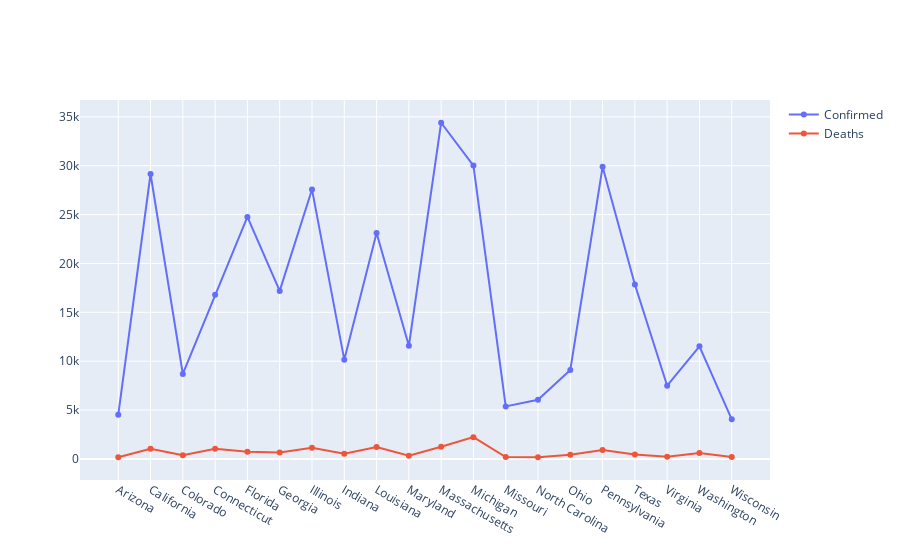

Notebook source saved alongside this figure:
### Code cell
import pandas as pd
import matplotlib
import matplotlib.pyplot as plt
# import numpy as np
import plotly.express as px
import plotly.graph_objects as go
covid_data = pd.read_csv('D:/Cloud/Nastya/IT/python/COVID-19-master/csse_covid_19_data/csse_covid_19_daily_reports/04-17-2020.csv')
# covid_data2 = pd.read_csv('https://raw.githubusercontent.com/CSSEGISandData/COVID-19/master/csse_covid_19_data/csse_covid_19_daily_reports/03-18-2020.csv')
ex1 = covid_data.head() # 1ex.
ex2 = covid_data.groupby('Country_Region').sum() # 2ex - the latest number of confirmed, deaths, recovered and active cases Country wise
# ex3 = covid_data.groupby(['Country_Region', 'Province_State']).sum()[['Deaths','Recovered']] # 3ex - the latest number of confirmed deaths and recovered people Country/Region - Province/State wise
# ex4 = covid_data.loc[covid_data['Country_Region']=='China'].groupby(['Province_State']).sum()[['Confirmed','Deaths','Recovered']] # 4ex - the Chinese province wise cases of confirmed, deaths and recovered cases
# ex5 = covid_data.groupby('Country_Region').sum()['Deaths'] # 5ex - the latest country wise deaths cases
# ex6 = covid_data.loc[covid_data['Recovered']==0].groupby(['Country_Region']) #6ex - list countries with no cases recovered
# ex7 = covid_data.loc[(covid_data['Deaths'] == covid_data['Confirmed']) & (covid_data['Confirmed'] > 0)] # 7ex - list countries with all cases died
# ex8 = covid_data.loc[(covid_data['Recovered'] == covid_data['Confirmed']) & (covid_data['Confirmed'] > 0)] # 8ex - list countries with all cases recovered
# ex9 = covid_data.groupby(['Country_Region']).sum().sort_values(['Confirmed'], ascending=False)[['Confirmed','Deaths','Recovered']].head(10) # 9ex - get the top 10 countries data (Last Update, Country/Region, Confirmed, Deaths, Recovered)

### 10ex - create a plot (lines) of total deaths, confirmed, recovered and active cases Country wise where deaths greater than 150
table = ex2[['Confirmed','Deaths','Recovered', 'Active']].reset_index()
# countr = table.loc[table['Deaths'] > 50]
# countries = [country for country,countr in countr['Confirmed'].items()] # array of cities for graph
# plt.figure(figsize=(20,10))
# plt.plot(countries, countr['Confirmed'], color='skyblue', linewidth=2, label="Confirmed")
# plt.plot(countries, countr['Deaths'], color='red', linewidth=2, label="Deaths")
# plt.plot(countries, countr['Recovered'], color='green', linewidth=2, label="Recovered")
# plt.plot(countries, countr['Active'],  color='yellow', linewidth=2, label="Active")
# plt.legend()
# plt.grid()
# plt.xticks(countries, rotation='vertical', size=14)
# plt.title('Total Deaths(>650), Confirmed, Recovered and Active Cases by Country')
# plt.show()

### mine
# countr['% mortality'] = countr['Deaths'] / countr['Confirmed'] * 100
# countr['% recovery'] = countr['Recovered'] / countr['Confirmed'] * 100
# countr.sort_values(['% recovery'])

### 11ex visualize the state/province wise death cases in USA
usa = covid_data.loc[covid_data['Country_Region'] == 'US']
# usa.drop(index=2840, inplace=True)
usa_states = usa.groupby('Province_State').sum()[['Confirmed','Deaths','Recovered', 'Active']].reset_index()
usa_deaths_more = usa_states.loc[usa_states['Deaths'] > 150]
usa_deaths_more_w_ny = usa_deaths_more.drop(index=35).drop(index=33)
## graph using plt
# plt.figure(figsize=(20,10))
# plt.bar(usa_deaths_more['Province_State'], usa_deaths_more['Deaths'], color='skyblue', linewidth=2, label="Deaths")
# plt.grid()
# plt.xticks(usa_deaths_more['Province_State'], rotation='vertical', size=12)
# plt.title('Deaths Cases (>100) by States in USA')
# plt.show()
## graph using plotly
# state_fig_d = px.bar(usa_deaths_more, x='Province_State', y = 'Deaths', title='State wise deaths in USA', text='Deaths')
# state_fig_d.show()
# usa_states

### 12ex visualize the state/province wise Active cases in USA
# state_fig_act = px.bar(usa_deaths_more, x='Province_State', y = 'Active', title='State wise active cases in USA', text='Active')
# state_fig_act.show()

### visualize the state/province wise combine number of confirmed, deaths, recovered, active cases in USA
fig = go.Figure()
fig.add_trace(go.Scatter(x=usa_deaths_more_w_ny['Province_State'], y=usa_deaths_more_w_ny['Confirmed'],
                    mode='lines+markers', name='Confirmed'))
# fig.add_trace(go.Scatter(x=usa_deaths_more_w_ny['Province_State'], y=usa_deaths_more_w_ny['Active'],
#                     mode='lines+markers', name='Active'))
# fig.add_trace(go.Scatter(x=usa_deaths_more_w_ny['Province_State'], y=usa_deaths_more_w_ny['Recovered'],
#                     mode='lines+markers', name='Recovered'))
fig.add_trace(go.Scatter(x=usa_deaths_more_w_ny['Province_State'], y=usa_deaths_more_w_ny['Deaths'],
                    mode='lines+markers', name='Deaths'))
fig.show()

### visualize Worldwide Confirmed cases over time

table
# usa_states

### Figure 1 — Plotly figure (JSON) as saved in the notebook; plotly's stock layout.template omitted (floating-point values rounded to 4 significant figures)
{"data": [{"mode": "lines+markers", "name": "Confirmed", "type": "scatter", "x": ["Arizona", "California", "Colorado", "Connecticut", "Florida", "Georgia", "Illinois", "Indiana", "Louisiana", "Maryland", "Massachusetts", "Michigan", "Missouri", "North Carolina", "Ohio", "Pennsylvania", "Texas", "Virginia", "Washington", "Wisconsin"], "y": [4511, 29157, 8691, 16809, 24759, 17194, 27578, 10154, 23118, 11572, 34402, 30023, 5371, 6045, 9107, 29888, 17849, 7491, 11517, 4053]}, {"mode": "lines+markers", "name": "Deaths", "type": "scatter", "x": ["Arizona", "California", "Colorado", "Connecticut", "Florida", "Georgia", "Illinois", "Indiana", "Louisiana", "Maryland", "Massachusetts", "Michigan", "Missouri", "North Carolina", "Ohio", "Pennsylvania", "Texas", "Virginia", "Washington", "Wisconsin"], "y": [169, 1037, 372, 1036, 725, 650, 1132, 522, 1213, 334, 1245, 2227, 184, 177, 418, 921, 451, 231, 603, 206]}], "layout": {}}
